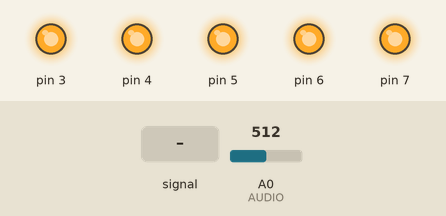
Simulated run of this sketch. Board: Arduino Uno, built with avr-gcc and run on an emulated ATmega328P. Shown: output pins drawn as LEDs (lit = HIGH). The test bench sets the inputs (shaded band); at power-on: A0 (AUDIO) = 512. Pins used as bus, display or sensor lines are not drawn.

Above: at 1.2 s.
1.3 s: A0 (AUDIO) fed a 200 Hz sine of ±81 counts around its level
4.3 s: A0 (AUDIO) set to 306
At 5.7 s:
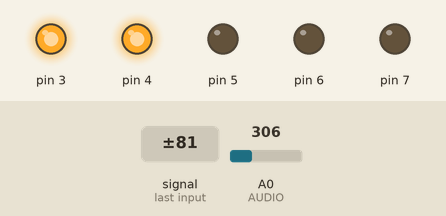
7.3 s: A0 (AUDIO) set to 716
At 8.5 s:
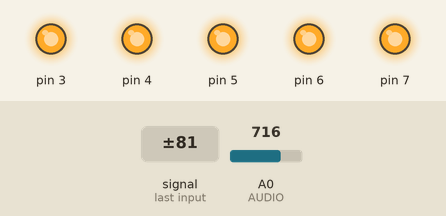
8.8 s: A0 (AUDIO) set to 511
At 9.8 s:
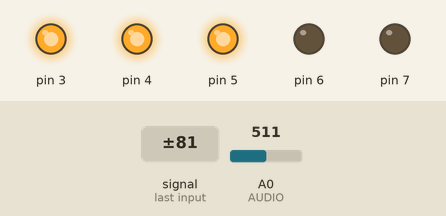
Timing chart, 0 to 13.4 s (numbered marks = the images above; inputs shaded):
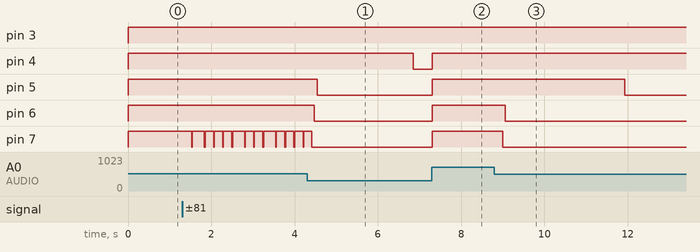

The sketch:

visualizer.ino
```cpp
/*
 * hardware:
 *
 * MSGEQ7 audio equalizer chip, connected to an amplified electret microphone
 *
 * EL Escudo Dos, with EL wire
 *
 */

#define WIRE_COUNT 5

// digital
#define START_WIRE 3

#define STROBE 13
#define RESET 12

// analog in
#define AUDIO 0

void setup()
{
  pinMode(STROBE, OUTPUT);
  pinMode(RESET, OUTPUT);

  resetEq();

  for (int i = START_WIRE; i < START_WIRE + WIRE_COUNT; i++)
    pinMode(i, OUTPUT);
}

void loop()
{
  static int loops = 0;
  static int recentMax = 0;

  int volumeLevel = getSmoothedVolume();

  if (volumeLevel > recentMax)
  {
    recentMax = volumeLevel;
    loops = 0;
  }
  else
  {
    loops++;
  }

  int wires = constrain(map(recentMax, 2, 19, 0, 4), 0, 4);
  // always light the bottom wire
  int state = 1;
  for (int i = 1; i < wires + 1; i++)
  {
    state |= (1 << i);
  }
  writePins(state);

  if (loops >= 10)
  {
    recentMax--;
  }

  // note: if you use Serial for debugging, reduce this delay (serial takes a
  // long time)
  delay(15);
}

void writePins(short state)
{
  for (short i = 0; i < WIRE_COUNT; i++)
  {
    if ((state >> i) & 1)
      digitalWrite(i + START_WIRE, HIGH);
    else
      digitalWrite(i + START_WIRE, LOW);
  }
}

// returns volume level between 0 and 20.
//
// This is a sliding window, the top and bottom of which depend on the recent
// noise level
int getSmoothedVolume()
{
  // used to adjust the window every few loops
  static int loopCount = 0;
  // manipulated to approach the recent median sound level
  static int baseline = 0;
  // the recent max, declining slowly
  static int max = 0;

  // 0 to 1023
  int volume = getVolumeLevel();

  if (volume > max)
    max = volume;

  int retVal;

  if (max == 0)
    retVal = 0;
  else
    retVal = constrain(map(volume, baseline, max, 0, 20), 0, 20);

  loopCount++;
  if (loopCount >= 2)
  {
    max--;

    if (volume > baseline)
      baseline++;
    else
      baseline--;
    loopCount = 0;

    // keep the window at least 300 in width
    if (max - baseline < 300)
      max = baseline + 300;
  }

  return retVal;
}

// returns the volume level from 0 to 1023
int getVolumeLevel()
{
  int audio[7];

  getAudioData(audio);

  unsigned int sum = 0;
  byte divisor = 0;

  const byte min_light_weight = 3;

  // weight bass heavily
  for (int i = 0; i < min_light_weight; i++)
  {
    sum += 2*audio[i];
    divisor += 2;
  }
  for (int i = min_light_weight; i < 7; i++)
  {
    sum += audio[i];
    divisor++;
  }

  return sum / divisor;
}

// this resets the MSGEQ7, so that we can be sure it's output is the lowest
// channel
void resetEq()
{
  digitalWrite(STROBE, LOW);
  delay(1);
  digitalWrite(RESET, HIGH);
  delay(1);
  digitalWrite(STROBE, HIGH);
  delay(1);
  digitalWrite(STROBE, LOW);
  delay(1);
  digitalWrite(RESET, LOW);
  delay(1);
}

/* gets audio intensity data and puts it in arr. arr's size must be at least 7
 * or bad shit will happen.
 *
 * gives 10 bit intensity data, with intensities measured at the following
 * frequencies (in order).
 *
 * 63 Hz, 160 Hz, 400 Hz, 1 kHz, 2.5 kHz, 6.25 kHz, 16 kHz */
void getAudioData(int *arr)
{
  for (int i = 0; i < 7; i++)
  {
    // average for greater accuracy
    arr[i] = (analogRead(AUDIO) + analogRead(AUDIO)) >> 1;
    // strobe to move to the next channel
    digitalWrite(STROBE, HIGH);
    digitalWrite(STROBE, LOW);
  }
}
```

Measured:
- after the input at 4.3 s, pin 4: HIGH → LOW after 2.5 s; pin 5: HIGH → LOW after 0.24 s; pin 6: HIGH → LOW after 0.18 s
- after the input at 7.3 s, pin 4–7: LOW → HIGH at once
- after the input at 8.8 s, pin 5: HIGH → LOW after 3.1 s; pin 6: HIGH → LOW after 0.26 s; pin 7: HIGH → LOW after 0.20 s
